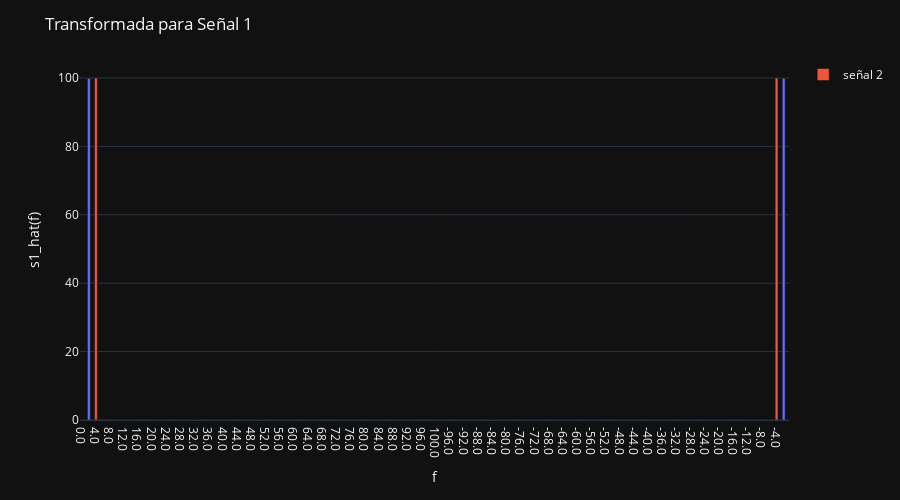

Notebook source saved alongside this figure:
### Markdown cell above
Se tendría que buscar para todas las frecuencias, pero aquí ya sabemos que están en [2,4]

### Code cell
fig=px.bar(x=freq_array_string,y=np.abs(s_hat_vec)[:,0])
fig.update_layout(
    title='Transformada para Señal 1',xaxis_title='f', yaxis_title='s1_hat(f)',
    height=500, width=900, template='plotly_dark',
)

fig.add_bar(x=freq_array_string,y=np.abs(s_hat_vec)[:,1],name='señal 2')
fig.show()

### Figure 1 — Plotly figure (JSON) as saved in the notebook; plotly's stock layout.template omitted (floating-point values rounded to 4 significant figures; data arrays with more than 128 entries replaced by an {"elided": "..."} marker saying what was removed)
{"data": [{"alignmentgroup": "True", "hovertemplate": "x=%{x}<br>y=%{y}<extra></extra>", "legendgroup": "", "marker": {"color": "#636efa", "pattern": {"shape": ""}}, "name": "", "offsetgroup": "", "orientation": "v", "showlegend": false, "textposition": "auto", "type": "bar", "x": {"elided": "200 str values"}, "xaxis": "x", "y": {"elided": "200 float values"}, "yaxis": "y"}, {"name": "señal 2", "type": "bar", "x": {"elided": "200 str values"}, "y": {"elided": "200 float values"}}], "layout": {"barmode": "relative", "height": 500, "legend": {"tracegroupgap": 0}, "margin": {"t": 60}, "title": {"text": "Transformada para Señal 1"}, "width": 900, "xaxis": {"anchor": "y", "domain": [0, 1], "title": {"text": "f"}}, "yaxis": {"anchor": "x", "domain": [0, 1], "title": {"text": "s1_hat(f)"}}}}
